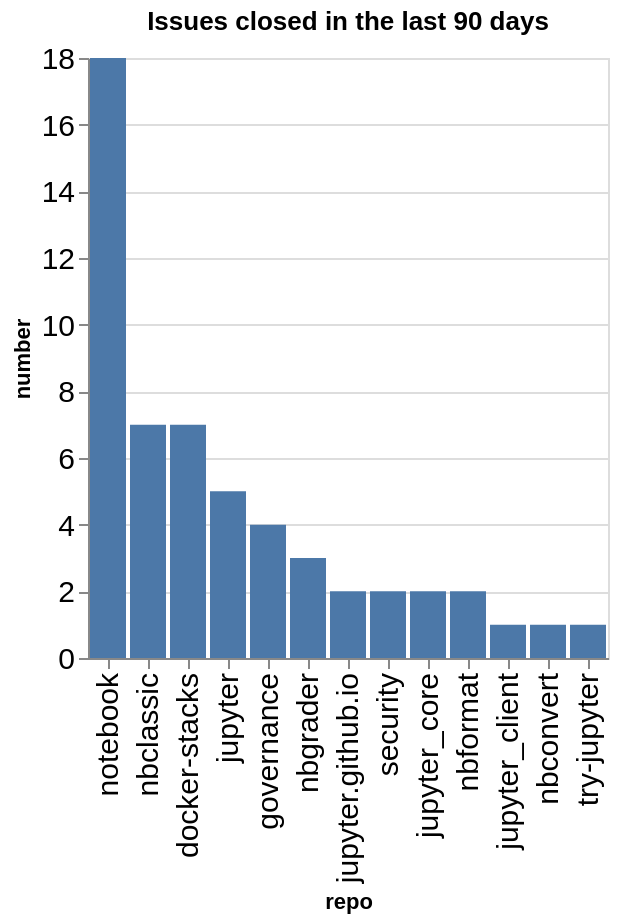

Write notebook code for a chart like this one.
### Code cell
closed_counts = closed.groupby(['org', 'repo']).count()['number'].reset_index()
closed_counts['org/repo'] = closed_counts.apply(lambda a: a['org'] + '/' + a['repo'], axis=1)
sorted_vals = closed_counts.sort_values(['number'], ascending=False)['repo'].values
alt.Chart(data=closed_counts, title=f"Issues closed in the last {n_days} days").mark_bar().encode(
    x=alt.X('repo', sort=alt.Sort(sorted_vals.tolist())),
    y='number',
)

### Figure 1 — Vega-Lite specification as saved in the notebook (floating-point values rounded to 4 significant figures)
{"config": {"axisLeft": {"labelFontSize": 15}, "axisBottom": {"labelFontSize": 15}}, "data": {"name": "data-8c305d3c40e1e4eacf64797e68fa2a99"}, "mark": {"type": "bar"}, "encoding": {"x": {"field": "repo", "sort": ["notebook", "nbclassic", "docker-stacks", "jupyter", "governance", "nbgrader", "jupyter.github.io", "security", "jupyter_core", "nbformat", "jupyter_client", "nbconvert", "try-jupyter"], "type": "nominal"}, "y": {"field": "number", "type": "quantitative"}}, "title": "Issues closed in the last 90 days", "$schema": "https://vega.github.io/schema/vega-lite/v5.20.1.json", "datasets": {"data-8c305d3c40e1e4eacf64797e68fa2a99": [{"org": "jupyter", "repo": "docker-stacks", "number": 7, "org/repo": "jupyter/docker-stacks"}, {"org": "jupyter", "repo": "governance", "number": 4, "org/repo": "jupyter/governance"}, {"org": "jupyter", "repo": "jupyter", "number": 5, "org/repo": "jupyter/jupyter"}, {"org": "jupyter", "repo": "jupyter.github.io", "number": 2, "org/repo": "jupyter/jupyter.github.io"}, {"org": "jupyter", "repo": "jupyter_client", "number": 1, "org/repo": "jupyter/jupyter_client"}, {"org": "jupyter", "repo": "jupyter_core", "number": 2, "org/repo": "jupyter/jupyter_core"}, {"org": "jupyter", "repo": "nbclassic", "number": 7, "org/repo": "jupyter/nbclassic"}, {"org": "jupyter", "repo": "nbconvert", "number": 1, "org/repo": "jupyter/nbconvert"}, {"org": "jupyter", "repo": "nbformat", "number": 2, "org/repo": "jupyter/nbformat"}, {"org": "jupyter", "repo": "nbgrader", "number": 3, "org/repo": "jupyter/nbgrader"}, {"org": "jupyter", "repo": "notebook", "number": 18, "org/repo": "jupyter/notebook"}, {"org": "jupyter", "repo": "security", "number": 2, "org/repo": "jupyter/security"}, {"org": "jupyter", "repo": "try-jupyter", "number": 1, "org/repo": "jupyter/try-jupyter"}]}}
